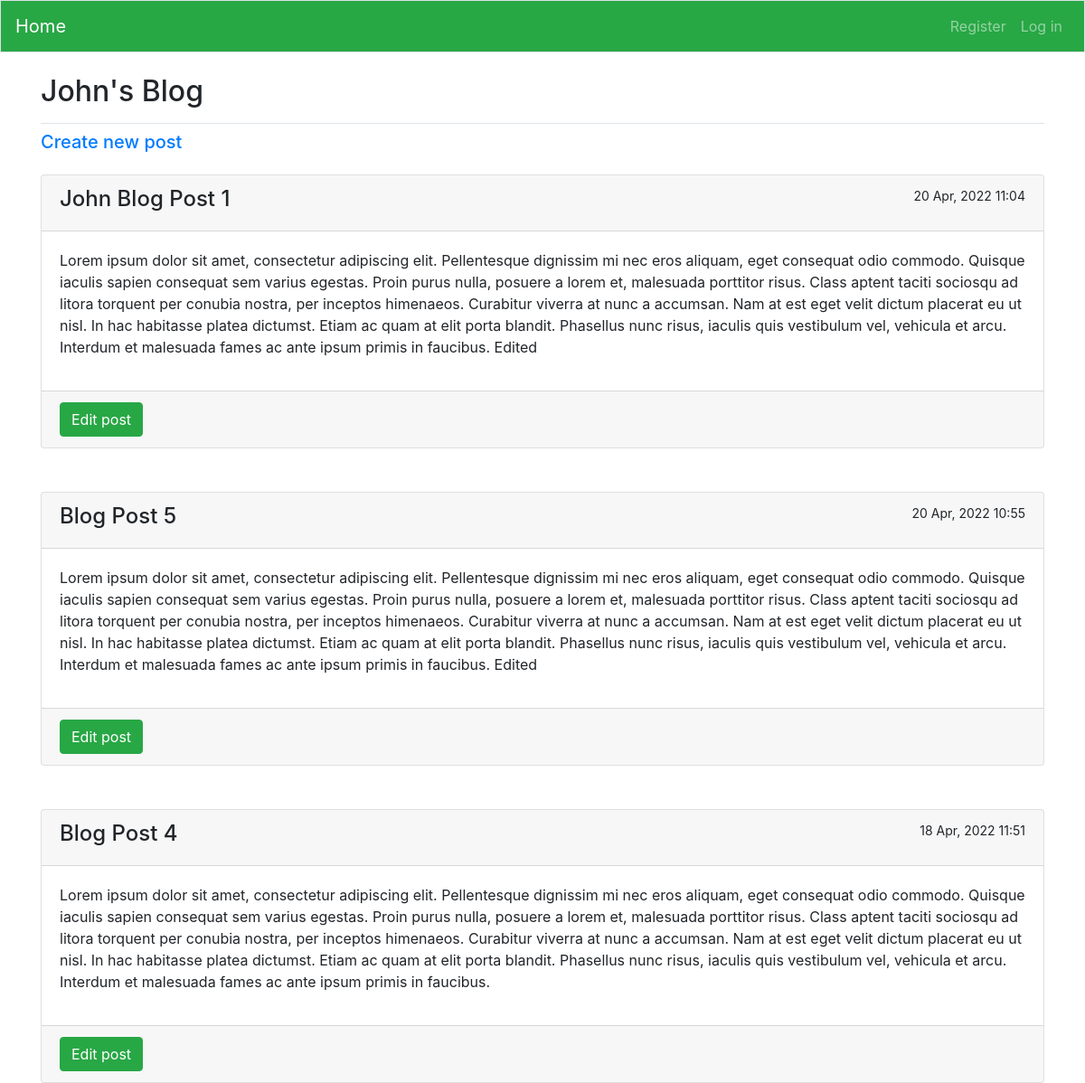
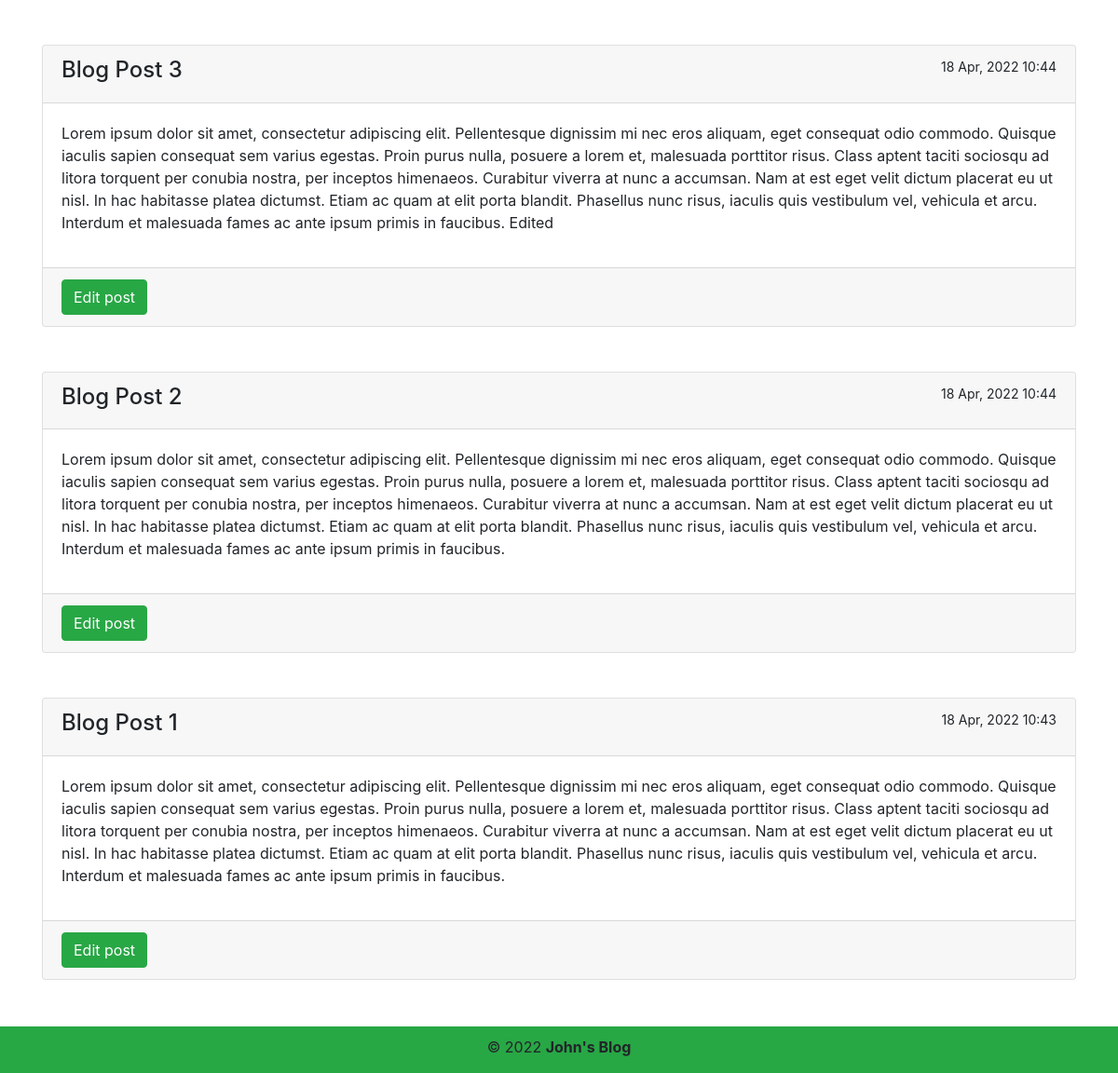
The page / on the database its author committed (2 pictures, top to bottom).
### blogs/models.py (models this page shows, shortened)
class BlogPost(models.Model):
    title = models.CharField(max_length=200)
    text = models.TextField()
    date_added = models.DateTimeField(auto_now_add=True)
    owner = models.ForeignKey(User, on_delete=models.CASCADE)

### blogs/views.py (the view)
# urls.py: path('', views.index, name='home'), # Page for showing all blog posts
def index(request):
    posts = BlogPost.objects.all().order_by('-date_added')
    context = {'posts': posts}
    return render(request, 'blogs/index.html', context)

### blogs/templates/blogs/index.html
{% extends 'blogs/base.html' %}
{% block page_header %}
    <h2>John's Blog</h2>
{% endblock page_header %}
{% block content %}
    <h5 class="mb-4"><a href="{% url 'blogs:new_post' %}">Create new post</a></h5>
    {% for post in posts %}
        <div class="card mb-5">
            <div class="card-header">
                <h4 style="float: left">{{ post.title }}</h4>
                <small style="float: right">{{ post.date_added|date:'d M, Y H:i' }}</small>
            </div>
            <div class="card-body">
                <p>{{ post.text }}</p>
            </div>
            <div class="card-footer">
                <a class="btn btn-success" href="{% url 'blogs:edit_post' post.id %}">Edit post</a>
            </div>
        </div>
    {% endfor %}
{% endblock content %}

### blogs/templates/blogs/base.html (shortened to what this page needs)
{% load bootstrap4 %}
{% load static %}
<!DOCTYPE html>
<html lang="en">
<head>
    {% bootstrap_css %}
    <link rel="stylesheet" href="{% static 'css/stylesheet.css' %}">
</head>
<body>
    <nav class="navbar navbar-expand-md navbar-dark bg-success mb-4 border">
        <a class="navbar-brand" href="{% url 'blogs:home' %}">Home</a>
        <div class="collapse navbar-collapse" id="navbarCollapse">
            <ul class="navbar-nav ml-auto">
                {% if user.is_authenticated %}
                    <li class="nav-item">
                        <span class="navbar-text">Hello, {{ user.username|title }}.</span>
                    </li>
                    <li class="nav-item">
                        <a class="nav-link" href="{% url 'users:logout' %}">Log out</a>
                    </li>
                {% else %}
                    <li class="nav-item">
                        <a class="nav-link" href="{% url 'users:register' %}">Register</a>
                    </li>
                    <li class="nav-item">
                        <a class="nav-link" href="{% url 'users:login' %}">Log in</a>
                    </li>
                {% endif %}
            </ul>
        </div>
    </nav>
    <main role="main" class="container">
        <div class="pb-2 mb-2 border-bottom">
            {% block page_header %}{% endblock page_header %}
        </div>
        <div>
            {% block content %}{% endblock content %}
        </div>
    </main>
    <footer class="bg-success text-center">
        <p>&copy; 2022 <strong>John's Blog</strong></p>
    </footer>
</body>
</html>

### static/css/stylesheet.css (style rules this page uses)
html { position: relative; min-height:100%; }
body { margin:0 0 100px; }
footer { position:absolute; left:0; bottom:0; height:50px; width:100%; overflow:hidden; padding-top: 10px; }

### rows shown on the page
BlogPost: title "John Blog Post 1", date_added "20 Apr, 2022 11:04", text "Lorem ipsum dolor sit amet, consectetur adipiscing elit. Pellentesque dignissim mi nec eros aliquam, eget consequat odio commodo. Quisque iaculis sapien consequat sem varius egestas. Proin purus nulla, posuere a lorem et, malesuada porttitor risus. Class aptent taciti sociosqu ad litora torquent per conubia nostra, per inceptos himenaeos. Curabitur viverra at nunc a accumsan. Nam at est eget velit dictum placerat eu ut nisl. In hac habitasse platea dictumst. Etiam ac quam at elit porta blandit. Phasellus nunc risus, iaculis quis vestibulum vel, vehicula et arcu. Interdum et malesuada fames ac ante ipsum primis in faucibus. Edited"
BlogPost: title "Blog Post 5", date_added "20 Apr, 2022 10:55", text "Lorem ipsum dolor sit amet, consectetur adipiscing elit. Pellentesque dignissim mi nec eros aliquam, eget consequat odio commodo. Quisque iaculis sapien consequat sem varius egestas. Proin purus nulla, posuere a lorem et, malesuada porttitor risus. Class aptent taciti sociosqu ad litora torquent per conubia nostra, per inceptos himenaeos. Curabitur viverra at nunc a accumsan. Nam at est eget velit dictum placerat eu ut nisl. In hac habitasse platea dictumst. Etiam ac quam at elit porta blandit. Phasellus nunc risus, iaculis quis vestibulum vel, vehicula et arcu. Interdum et malesuada fames ac ante ipsum primis in faucibus. Edited"
BlogPost: title "Blog Post 4", date_added "18 Apr, 2022 11:51", text "Lorem ipsum dolor sit amet, consectetur adipiscing elit. Pellentesque dignissim mi nec eros aliquam, eget consequat odio commodo. Quisque iaculis sapien consequat sem varius egestas. Proin purus nulla, posuere a lorem et, malesuada porttitor risus. Class aptent taciti sociosqu ad litora torquent per conubia nostra, per inceptos himenaeos. Curabitur viverra at nunc a accumsan. Nam at est eget velit dictum placerat eu ut nisl. In hac habitasse platea dictumst. Etiam ac quam at elit porta blandit. Phasellus nunc risus, iaculis quis vestibulum vel, vehicula et arcu. Interdum et malesuada fames ac ante ipsum primis in faucibus."
BlogPost: title "Blog Post 3", date_added "18 Apr, 2022 10:44", text "Lorem ipsum dolor sit amet, consectetur adipiscing elit. Pellentesque dignissim mi nec eros aliquam, eget consequat odio commodo. Quisque iaculis sapien consequat sem varius egestas. Proin purus nulla, posuere a lorem et, malesuada porttitor risus. Class aptent taciti sociosqu ad litora torquent per conubia nostra, per inceptos himenaeos. Curabitur viverra at nunc a accumsan. Nam at est eget velit dictum placerat eu ut nisl. In hac habitasse platea dictumst. Etiam ac quam at elit porta blandit. Phasellus nunc risus, iaculis quis vestibulum vel, vehicula et arcu. Interdum et malesuada fames ac ante ipsum primis in faucibus. Edited"
BlogPost: title "Blog Post 2", date_added "18 Apr, 2022 10:44", text "Lorem ipsum dolor sit amet, consectetur adipiscing elit. Pellentesque dignissim mi nec eros aliquam, eget consequat odio commodo. Quisque iaculis sapien consequat sem varius egestas. Proin purus nulla, posuere a lorem et, malesuada porttitor risus. Class aptent taciti sociosqu ad litora torquent per conubia nostra, per inceptos himenaeos. Curabitur viverra at nunc a accumsan. Nam at est eget velit dictum placerat eu ut nisl. In hac habitasse platea dictumst. Etiam ac quam at elit porta blandit. Phasellus nunc risus, iaculis quis vestibulum vel, vehicula et arcu. Interdum et malesuada fames ac ante ipsum primis in faucibus."
BlogPost: title "Blog Post 1", date_added "18 Apr, 2022 10:43", text "Lorem ipsum dolor sit amet, consectetur adipiscing elit. Pellentesque dignissim mi nec eros aliquam, eget consequat odio commodo. Quisque iaculis sapien consequat sem varius egestas. Proin purus nulla, posuere a lorem et, malesuada porttitor risus. Class aptent taciti sociosqu ad litora torquent per conubia nostra, per inceptos himenaeos. Curabitur viverra at nunc a accumsan. Nam at est eget velit dictum placerat eu ut nisl. In hac habitasse platea dictumst. Etiam ac quam at elit porta blandit. Phasellus nunc risus, iaculis quis vestibulum vel, vehicula et arcu. Interdum et malesuada fames ac ante ipsum primis in faucibus."
